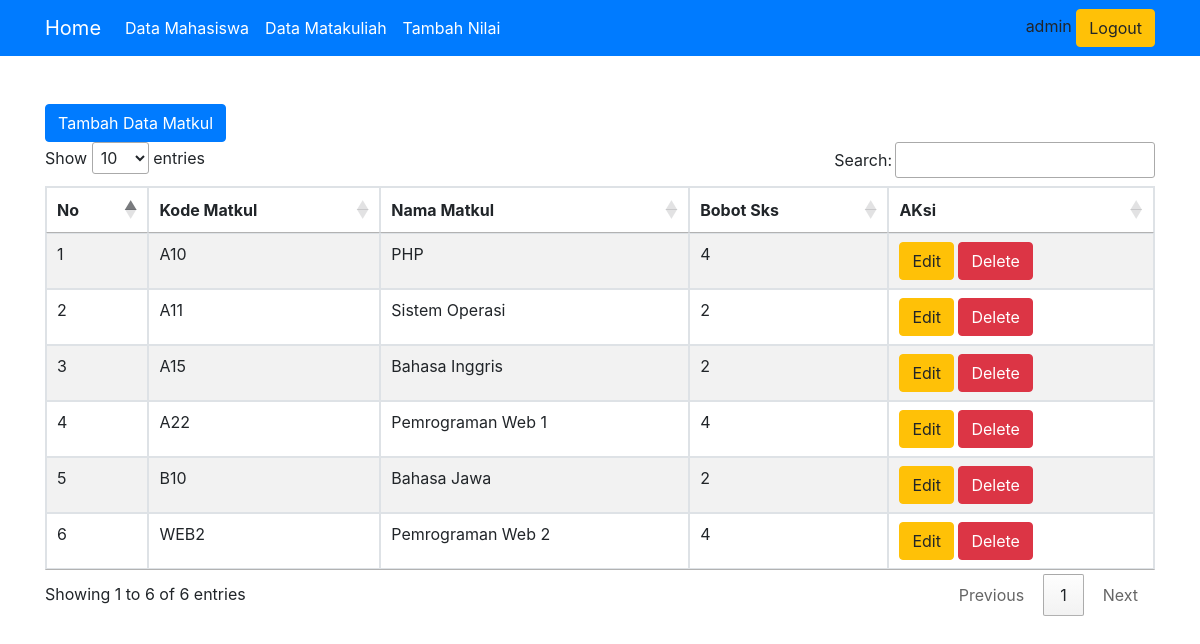
Screenshot of /index.php?halaman=tampilMatkul (signed in) with the database file from the repository.
### tables this page shows
CREATE TABLE IF NOT EXISTS `tb_matkul` (
  `kode_matkul` varchar(4) NOT NULL,
  `nama_matkul` varchar(200) NOT NULL,
  `sks` int(2) NOT NULL,
  PRIMARY KEY (`kode_matkul`)
);

### data/matkul/matkul_tampil.php (the view)
<div class="col-lg-6">
	<div class="row">
<a href="?halaman=tambahMatkul" class="btn btn-primary">Tambah Data Matkul</a>
</div>
</div>
<table border="1" id="example1" class="table table-bordered table-striped">
	<thead>
		<tr>
			<th>No</th>
			<th>Kode Matkul</th>
			<th>Nama Matkul</th>
			<th>Bobot Sks</th>
			<th>AKsi</th>
		</tr>
	</thead>
	<tbody>
		<?php
		$no=1;
		$query = $conn->query("SELECT kode_matkul, nama_matkul, sks FROM tb_matkul");
		while ($data = $query->fetch_assoc()) {
			?>
			<tr>
				<td><?= $no++; ?></td>
				<td><?= $data['kode_matkul']; ?></td>
				<td><?= $data['nama_matkul']; ?></td>
				<td><?= $data['sks']; ?></td>
				<td>
					<a class="btn btn-warning" href="?halaman=editMatkul&id=<?= $data['kode_matkul']; ?>">Edit</a>
					<a class="btn btn-danger" href="?halaman=hapusMatkul&id=<?= $data['kode_matkul']; ?>">Delete</a>
				</td>
			</tr>
			<?php
		}
		?>
	</tbody>
</table>

### index.php (shortened to what this page needs)
<?php
require 'config/config.php';
?>
<!DOCTYPE html>
<html>
<head>
	<link rel="stylesheet" type="text/css" href="https://cdn.datatables.net/1.10.19/css/jquery.dataTables.min.css">
	<link rel="stylesheet" href="https://stackpath.bootstrapcdn.com/bootstrap/4.3.1/css/bootstrap.min.css">
</head>
<body>
	<header>
		<nav class="navbar navbar-expand-lg navbar-dark bg-primary">
			<div class="container">
				<a class="navbar-brand" href="index.php">Home</a>
				<div class="collapse navbar-collapse" id="navbarSupportedContent">
					<ul class="navbar-nav mr-auto">
						<li class="nav-item active">
							<a class="nav-link" href="?halaman=tampilMhs">Data Mahasiswa <span class="sr-only">(current)</span></a>
						</li>
						<li class="nav-item active">
							<a class="nav-link" href="?halaman=tampilMatkul">Data Matakuliah <span class="sr-only">(current)</span></a>
						</li>
						<li class="nav-item active">
							<a class="nav-link" href="?halaman=tambahNilai">Tambah Nilai <span class="sr-only">(current)</span></a>
						</li>
					</ul>
					<div class="nav-item my-2 my-lg-0">
						<label><?php if (isset($_SESSION['admin'])) {
							echo $_SESSION['admin'];
						} ?></label>
						<a href="logout.php" class="btn btn-warning my-2 my-sm-0">Logout</a>
					</div>
				</div>
			</div>
		</nav>
	</header>
	<br>
	<br>
	<main>
		<div class="container">
			<?php
			switch ($_GET['halaman']) {
				case 'tampilMatkul':
				include 'data/matkul/matkul_tampil.php';
				break;
				?>
				<?php
			}
			?>
		</div>
	</main>
</body>
</html>

### index.php (style rules this page uses)
table { width: 100%; }

### rows the page displays
tb_matkul: kode_matkul "A10", nama_matkul "PHP", sks "4"
tb_matkul: kode_matkul "A11", nama_matkul "Sistem Operasi", sks "2"
tb_matkul: kode_matkul "A15", nama_matkul "Bahasa Inggris", sks "2"
tb_matkul: kode_matkul "A22", nama_matkul "Pemrograman Web 1", sks "4"
tb_matkul: kode_matkul "B10", nama_matkul "Bahasa Jawa", sks "2"
tb_matkul: kode_matkul "WEB2", nama_matkul "Pemrograman Web 2", sks "4"

### other values shown
$_SESSION['admin'] "admin"
